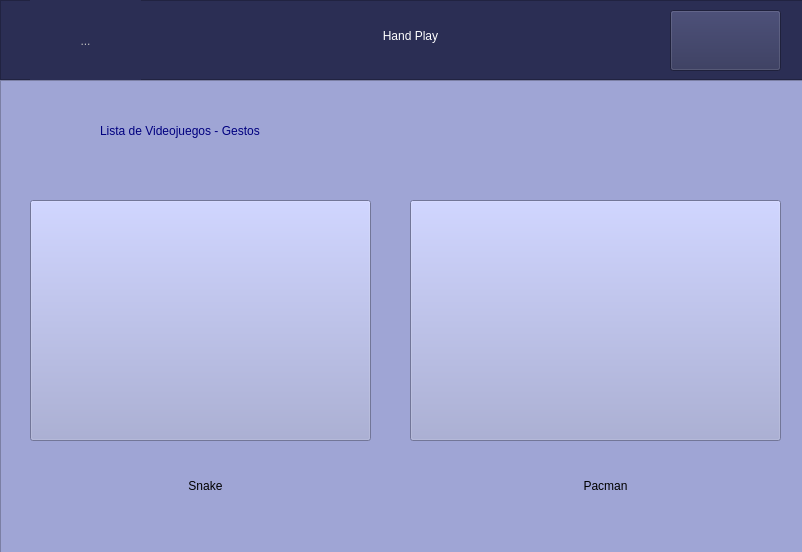
<?xml version="1.0" encoding="UTF-8"?>
<ui version="4.0">
 <class>MainWindow</class>
 <widget class="QMainWindow" name="MainWindow">
  <property name="geometry">
   <rect>
    <x>0</x>
    <y>0</y>
    <width>802</width>
    <height>552</height>
   </rect>
  </property>
  <property name="windowTitle">
   <string>Hand Play - Gestos</string>
  </property>
  <widget class="QWidget" name="centralwidget">
   <widget class="QFrame" name="Titulo">
    <property name="geometry">
     <rect>
      <x>0</x>
      <y>0</y>
      <width>821</width>
      <height>80</height>
     </rect>
    </property>
    <property name="styleSheet">
     <string notr="true">background: rgb(43, 46, 84)
</string>
    </property>
    <property name="frameShape">
     <enum>QFrame::StyledPanel</enum>
    </property>
    <property name="frameShadow">
     <enum>QFrame::Raised</enum>
    </property>
    <widget class="QLabel" name="titulo">
     <property name="geometry">
      <rect>
       <x>250</x>
       <y>10</y>
       <width>321</width>
       <height>51</height>
      </rect>
     </property>
     <property name="styleSheet">
      <string notr="true">color: rgb(255, 255, 255);
font: 75 26pt &quot;Magneto&quot;;</string>
     </property>
     <property name="text">
      <string>Hand Play</string>
     </property>
     <property name="alignment">
      <set>Qt::AlignCenter</set>
     </property>
    </widget>
    <widget class="QPushButton" name="home">
     <property name="geometry">
      <rect>
       <x>670</x>
       <y>10</y>
       <width>111</width>
       <height>61</height>
      </rect>
     </property>
     <property name="text">
      <string/>
     </property>
     <property name="icon">
      <iconset>
       <normaloff>../img/hogar.png</normaloff>../img/hogar.png</iconset>
     </property>
     <property name="iconSize">
      <size>
       <width>50</width>
       <height>60</height>
      </size>
     </property>
    </widget>
    <widget class="QToolButton" name="toolButton">
     <property name="enabled">
      <bool>false</bool>
     </property>
     <property name="geometry">
      <rect>
       <x>30</x>
       <y>0</y>
       <width>111</width>
       <height>81</height>
      </rect>
     </property>
     <property name="font">
      <font>
       <stylestrategy>PreferDefault</stylestrategy>
       <kerning>true</kerning>
      </font>
     </property>
     <property name="layoutDirection">
      <enum>Qt::LeftToRight</enum>
     </property>
     <property name="text">
      <string>...</string>
     </property>
     <property name="icon">
      <iconset>
       <normaloff>../img/logo.png</normaloff>../img/logo.png</iconset>
     </property>
     <property name="iconSize">
      <size>
       <width>500</width>
       <height>300</height>
      </size>
     </property>
     <property name="autoRaise">
      <bool>true</bool>
     </property>
    </widget>
   </widget>
   <widget class="QFrame" name="Videojuegos">
    <property name="geometry">
     <rect>
      <x>0</x>
      <y>80</y>
      <width>821</width>
      <height>491</height>
     </rect>
    </property>
    <property name="styleSheet">
     <string notr="true">background: rgb(159, 165, 213)</string>
    </property>
    <property name="frameShape">
     <enum>QFrame::StyledPanel</enum>
    </property>
    <property name="frameShadow">
     <enum>QFrame::Raised</enum>
    </property>
    <widget class="QPushButton" name="pacman">
     <property name="geometry">
      <rect>
       <x>410</x>
       <y>120</y>
       <width>371</width>
       <height>241</height>
      </rect>
     </property>
     <property name="text">
      <string/>
     </property>
     <property name="icon">
      <iconset>
       <normaloff>../img/pacman.jpg</normaloff>../img/pacman.jpg</iconset>
     </property>
     <property name="iconSize">
      <size>
       <width>420</width>
       <height>600</height>
      </size>
     </property>
    </widget>
    <widget class="QPushButton" name="snake">
     <property name="geometry">
      <rect>
       <x>30</x>
       <y>120</y>
       <width>341</width>
       <height>241</height>
      </rect>
     </property>
     <property name="text">
      <string/>
     </property>
     <property name="icon">
      <iconset>
       <normaloff>../img/snake.png</normaloff>../img/snake.png</iconset>
     </property>
     <property name="iconSize">
      <size>
       <width>350</width>
       <height>550</height>
      </size>
     </property>
    </widget>
    <widget class="QLabel" name="juego2">
     <property name="geometry">
      <rect>
       <x>90</x>
       <y>390</y>
       <width>231</width>
       <height>31</height>
      </rect>
     </property>
     <property name="styleSheet">
      <string notr="true">font: 17pt &quot;Broadway&quot;;</string>
     </property>
     <property name="text">
      <string>Snake</string>
     </property>
     <property name="alignment">
      <set>Qt::AlignCenter</set>
     </property>
    </widget>
    <widget class="QLabel" name="juego3">
     <property name="geometry">
      <rect>
       <x>490</x>
       <y>390</y>
       <width>231</width>
       <height>31</height>
      </rect>
     </property>
     <property name="styleSheet">
      <string notr="true">font: 17pt &quot;Broadway&quot;;</string>
     </property>
     <property name="text">
      <string>Pacman</string>
     </property>
     <property name="alignment">
      <set>Qt::AlignCenter</set>
     </property>
    </widget>
    <widget class="QLabel" name="subtitulo">
     <property name="geometry">
      <rect>
       <x>100</x>
       <y>30</y>
       <width>621</width>
       <height>41</height>
      </rect>
     </property>
     <property name="styleSheet">
      <string notr="true">font: 75 22pt &quot;Magneto&quot;;
color: rgb(0, 0, 127)
</string>
     </property>
     <property name="text">
      <string>Lista de Videojuegos - Gestos</string>
     </property>
    </widget>
   </widget>
  </widget>
 </widget>
 <resources/>
 <connections/>
</ui>
